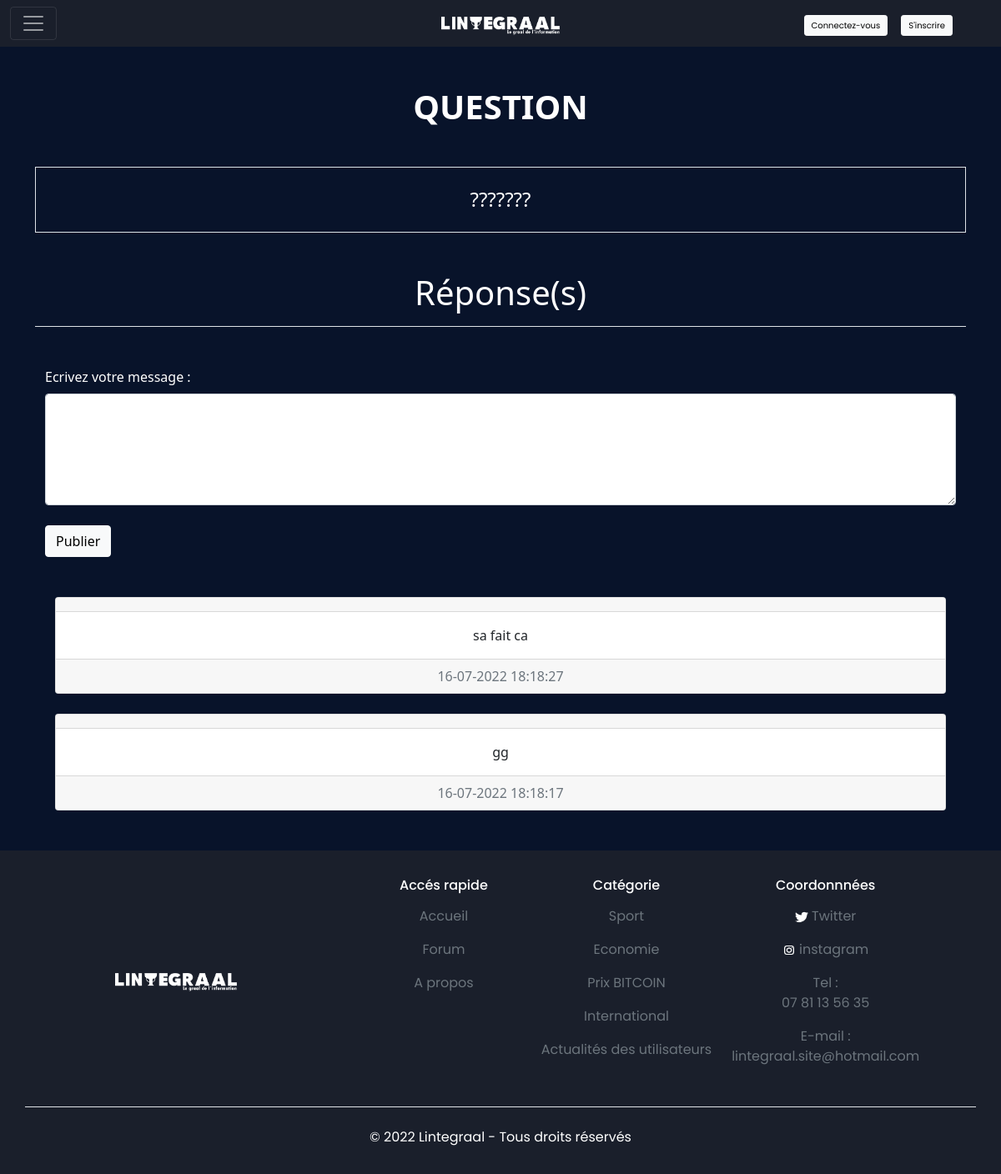
The page /rep_post.php?id_post=6 on the database its author committed.
### tables this page shows
CREATE TABLE `POST` (
  `id` int(11) NOT NULL AUTO_INCREMENT,
  `sujet` text DEFAULT NULL,
  `image` varchar(255) DEFAULT NULL,
  `titre` varchar(50) DEFAULT NULL,
  `date` timestamp NOT NULL DEFAULT current_timestamp() ON UPDATE current_timestamp(),
  `utilisateur` varchar(50) DEFAULT NULL,
  `id_forum` int(100) DEFAULT NULL,
  `categorie` varchar(50) DEFAULT NULL,
  PRIMARY KEY (`id`),
  KEY `utilisateur` (`utilisateur`),
  KEY `id_forum` (`id_forum`),
  KEY `categorie` (`categorie`),
  CONSTRAINT `POST_ibfk_1` FOREIGN KEY (`utilisateur`) REFERENCES `UTILISATEUR` (`email`),
  CONSTRAINT `POST_ibfk_2` FOREIGN KEY (`id_forum`) REFERENCES `FORUM` (`id`),
  CONSTRAINT `POST_ibfk_3` FOREIGN KEY (`categorie`) REFERENCES `CATEGORIE` (`nom`)
);

CREATE TABLE `REPPOST` (
  `id` int(11) NOT NULL AUTO_INCREMENT,
  `titre` varchar(50) DEFAULT NULL,
  `sujet` text DEFAULT NULL,
  `id_post` int(11) DEFAULT NULL,
  `utilisateur` varchar(50) DEFAULT NULL,
  `date` timestamp NOT NULL DEFAULT current_timestamp() ON UPDATE current_timestamp(),
  PRIMARY KEY (`id`),
  KEY `id_post` (`id_post`),
  KEY `utilisateur` (`utilisateur`),
  CONSTRAINT `REPPOST_ibfk_2` FOREIGN KEY (`utilisateur`) REFERENCES `UTILISATEUR` (`email`)
);

### verification/verif_afficherep.php (called while the page is built, shortened)
<?php
$a = 'SELECT * FROM POST WHERE id = :id';
$postre = $bdd->prepare($a);
$postre->execute([
    'id' => $_GET['id_post']
]);
$p = 'SELECT * FROM REPPOST WHERE id_post = :id_post ORDER BY date DESC';
$resp = $bdd->prepare($p);
$resp->execute([
    'id_post' => $_GET['id_post']
]);

### includes/fonction.php (called while the page is built, shortened)
<?php
function modif_date($date, $format)
{
    $timestamp = strtotime($date);
    if ($format == 'date_heure') {
        $newDate = date("d-m-Y H:i:s", $timestamp);
    }
    return $newDate;
}
?>

### rep_post.php (the view, shortened to what this page needs)
<!DOCTYPE html>
<html>
<?php
include('includes/head.php');
?>
<body>
    <?php include('includes/header.php');
    include('verification/verif_afficherep.php');
    include('includes/fonction.php');
    ?>
    <main class="container">
        <?php foreach ($postre as $sujet) { ?>
            <div class="col mt-5">
                <div class="text-white text-center">
                    <h1 class="h1 fw-bold"><?= $sujet['titre'] ?></h1>
                    <h1 class="fs-4 mt-5 p-4 border"><?= $sujet['sujet'] ?></h1>
                </div>
            </div>
        <?php } ?>
        <h1 class="my-5 pb-3 h1 text-white d-flex justify-content-center border-bottom">Réponse(s)</h1>
        <div>
            <form class="container text-white" action="verification/verif_reppost.php" method="POST">
                <div class="form-label">
                    <label for="comment">Ecrivez votre message :</label>
                    <textarea class="form-control mt-2" rows="5" id="comment" name="sujet"></textarea>
                </div>
                <button type="submit" class="btn btn-light g-col-6 mt-3">Publier</button>
            </form>
        </div>
        <div class="mt-5 cols-1 cols-md-2 g-4">
            <?php
            foreach ($resp as $rep) {
            ?>
                <div class="m-4">
                    <div class="card text-center">
                        <div class="card-header">
                        </div>
                        <div class="card-body">
                            <p class="card-text"><?= $rep['sujet'] ?></p>
                        </div>
                        <div class="card-footer text-muted">
                            <?= modif_date($rep['date'],'date_heure') ?>
                        </div>
                    </div>
                </div>
            <?php } ?>
        </div>
    </main>
    <?php include('includes/footer.php'); ?>
</body>
</html>

### css/style.css (style rules this page uses)
* { box-sizing: border-box; }
html { overflow-x: hidden; }
body { background-color: rgba(8, 19, 42, 1); min-height: 100vh; }
p { line-height: 1.5; }

### rows shown on the page
post: titre "QUESTION", sujet "???????"
reppost: sujet "sa fait ca", date "16-07-2022 18:18:27"
reppost: sujet "gg", date "16-07-2022 18:18:17"
